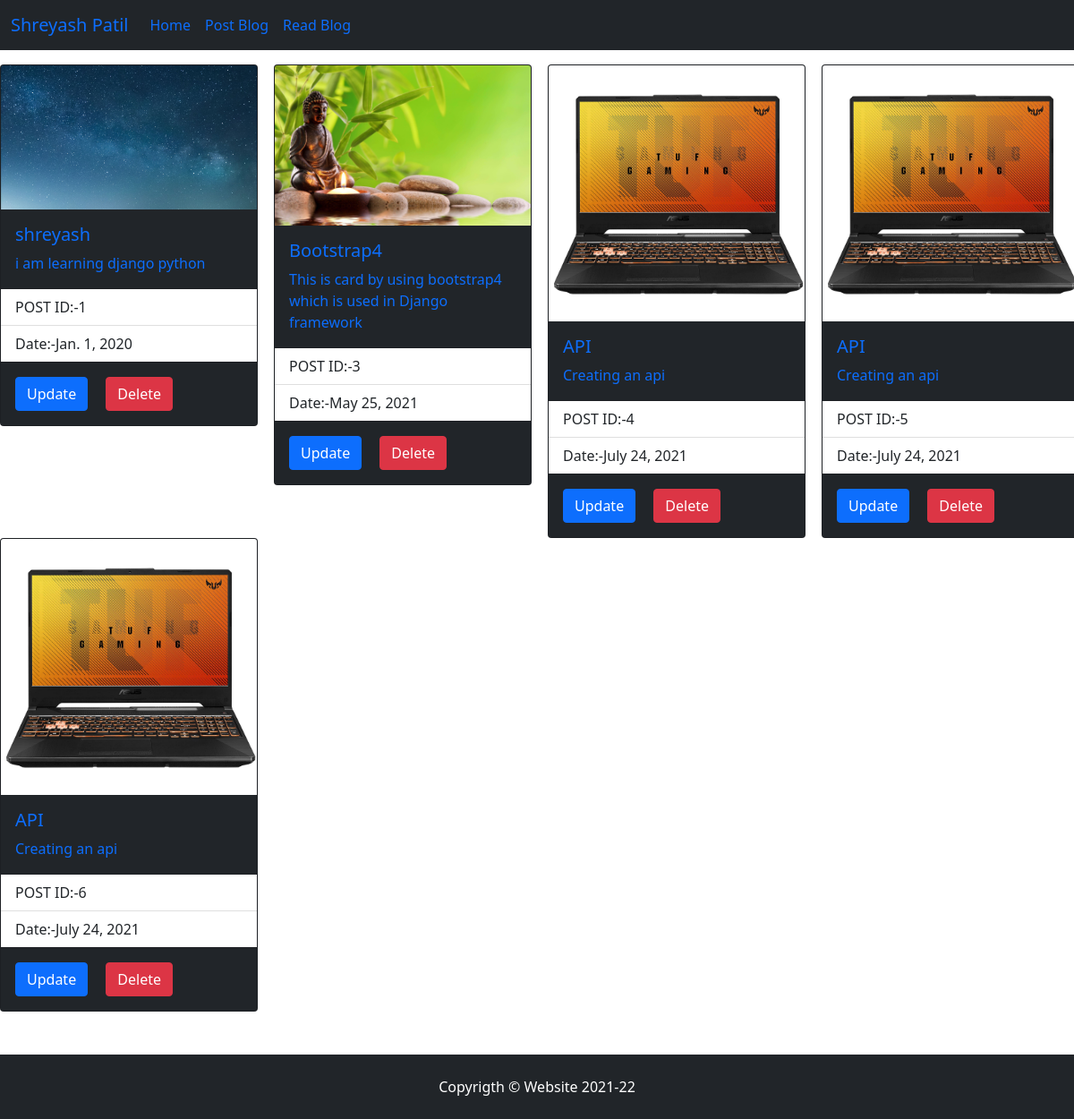
The app's page /read/ with its own data.
### app/models.py (models this page shows, shortened)
class blog(models.Model):
    title=models.TextField()
    content=models.TextField()
    date=models.DateField()
    image=models.ImageField()

### app/views.py (the view)
# urls.py: path("read/",views.Read,name="read"),
def Read(request):
    read=blog.objects.all()
    return render(request,"read.html",{"read":read})

### templates/read.html (shortened to what this page needs)
<!doctype html>
<html lang="en">
  <head>
    <link href="https://cdn.jsdelivr.net/npm/bootstrap@5.0.1/dist/css/bootstrap.min.css" rel="stylesheet">
  </head>
  <body>
    <nav class="navbar navbar-expand-lg navbar-blue bg-dark">
        <div class="container-fluid">
          <a class="navbar-brand" href="#">Shreyash Patil</a>
          <div class="collapse navbar-collapse" id="navbarNav">
            <ul class="navbar-nav">
              <li class="nav-item">
                <a class="nav-link active" aria-current="page" href="/">Home</a>
              </li>
              <li class="nav-item">
                <a class="nav-link" href="{%url 'Post'%}">Post Blog</a>
              </li>
              <li class="nav-item">
                <a class="nav-link" href="{%url 'read'%}">Read Blog</a>
              </li>
            </ul>
          </div>
        </div>
      </nav>
      <div class="row my-3">
          {%for i in read%}
          <div class="col-3">
            <div class="card bg-dark text-primary mx-auto float-right" style="width: 18rem;">
                <img src="{{i.image.url}}" class="card-img-top" alt="Card image cap">
                <div class="card-body">
                  <h5 class="card-title">{{i.title}}</h5>
                  <p class="card-text">{{i.content}}</p>
                </div>
                <ul class="list-group list-group-flush">
                    <li class="list-group-item">POST ID:-{{i.id}}</li>
                    <li class="list-group-item">Date:-{{i.date}}</li>
                </ul>
                <div class="card-body">
                  <a href="{%url 'update' i.id%}" class="card-link btn btn-primary">Update</a>
                  <a href="{%url 'delete' i.id%}" class="card-link btn btn-danger">Delete</a>
                </div>
              </div>
          </div>
          {%endfor%}
      </div>
      <footer class="py-4 bg-dark mt-5">
        <div class="container px-4">
            <p class="m-0 text-center text-white">Copyrigth © Website 2021-22</p>
        </div>
    </footer>
  </body>
</html>

### records on screen
blog: image (picture), title "shreyash", content "i am learning django python", id "1", date "Jan. 1, 2020"
blog: image (picture), title "Bootstrap4", content "This is card by using bootstrap4 which is used in Django framework", id "3", date "May 25, 2021"
blog: image (picture), title "API", content "Creating an api", id "4", date "July 24, 2021"
blog: image (picture), title "API", content "Creating an api", id "5", date "July 24, 2021"
blog: image (picture), title "API", content "Creating an api", id "6", date "July 24, 2021"
